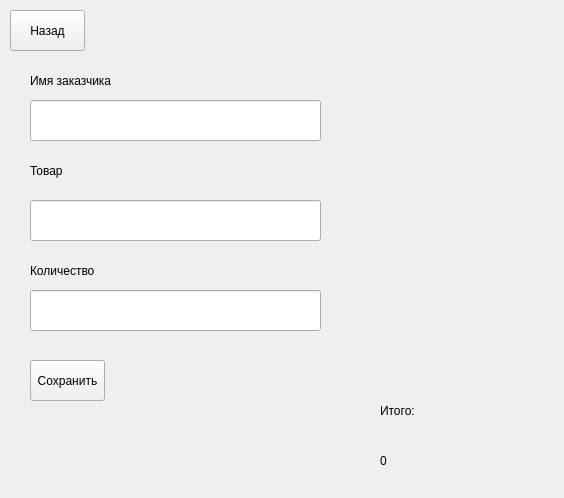
<?xml version="1.0" encoding="UTF-8"?>
<ui version="4.0">
 <class>MainWindow</class>
 <widget class="QMainWindow" name="MainWindow">
  <property name="geometry">
   <rect>
    <x>0</x>
    <y>0</y>
    <width>564</width>
    <height>498</height>
   </rect>
  </property>
  <property name="windowTitle">
   <string>Создание заказа</string>
  </property>
  <widget class="QWidget" name="centralwidget">
   <widget class="QPushButton" name="back_button">
    <property name="geometry">
     <rect>
      <x>10</x>
      <y>10</y>
      <width>75</width>
      <height>41</height>
     </rect>
    </property>
    <property name="text">
     <string>Назад</string>
    </property>
   </widget>
   <widget class="QLabel" name="label">
    <property name="geometry">
     <rect>
      <x>30</x>
      <y>60</y>
      <width>241</width>
      <height>41</height>
     </rect>
    </property>
    <property name="styleSheet">
     <string notr="true">font: 26pt &quot;Arial&quot;;</string>
    </property>
    <property name="text">
     <string>Имя заказчика</string>
    </property>
   </widget>
   <widget class="QLineEdit" name="lineEdit">
    <property name="geometry">
     <rect>
      <x>30</x>
      <y>100</y>
      <width>291</width>
      <height>41</height>
     </rect>
    </property>
   </widget>
   <widget class="QLabel" name="label_2">
    <property name="geometry">
     <rect>
      <x>30</x>
      <y>150</y>
      <width>101</width>
      <height>41</height>
     </rect>
    </property>
    <property name="styleSheet">
     <string notr="true">font: 26pt &quot;Arial&quot;;</string>
    </property>
    <property name="text">
     <string>Товар</string>
    </property>
   </widget>
   <widget class="QLineEdit" name="lineEdit_2">
    <property name="geometry">
     <rect>
      <x>30</x>
      <y>200</y>
      <width>291</width>
      <height>41</height>
     </rect>
    </property>
   </widget>
   <widget class="QLabel" name="label_3">
    <property name="geometry">
     <rect>
      <x>30</x>
      <y>250</y>
      <width>201</width>
      <height>41</height>
     </rect>
    </property>
    <property name="styleSheet">
     <string notr="true">font: 26pt &quot;Arial&quot;;</string>
    </property>
    <property name="text">
     <string>Количество</string>
    </property>
   </widget>
   <widget class="QLineEdit" name="lineEdit_3">
    <property name="geometry">
     <rect>
      <x>30</x>
      <y>290</y>
      <width>291</width>
      <height>41</height>
     </rect>
    </property>
   </widget>
   <widget class="QLabel" name="label_4">
    <property name="geometry">
     <rect>
      <x>380</x>
      <y>390</y>
      <width>101</width>
      <height>41</height>
     </rect>
    </property>
    <property name="styleSheet">
     <string notr="true">font: 26pt &quot;Arial&quot;;</string>
    </property>
    <property name="text">
     <string>Итого:</string>
    </property>
   </widget>
   <widget class="QLabel" name="label_5">
    <property name="geometry">
     <rect>
      <x>380</x>
      <y>440</y>
      <width>121</width>
      <height>41</height>
     </rect>
    </property>
    <property name="styleSheet">
     <string notr="true">font: 26pt &quot;Arial&quot;;</string>
    </property>
    <property name="text">
     <string>0</string>
    </property>
   </widget>
   <widget class="QPushButton" name="agree_button">
    <property name="geometry">
     <rect>
      <x>30</x>
      <y>360</y>
      <width>75</width>
      <height>41</height>
     </rect>
    </property>
    <property name="text">
     <string>Сохранить</string>
    </property>
   </widget>
  </widget>
 </widget>
 <resources/>
 <connections/>
</ui>
